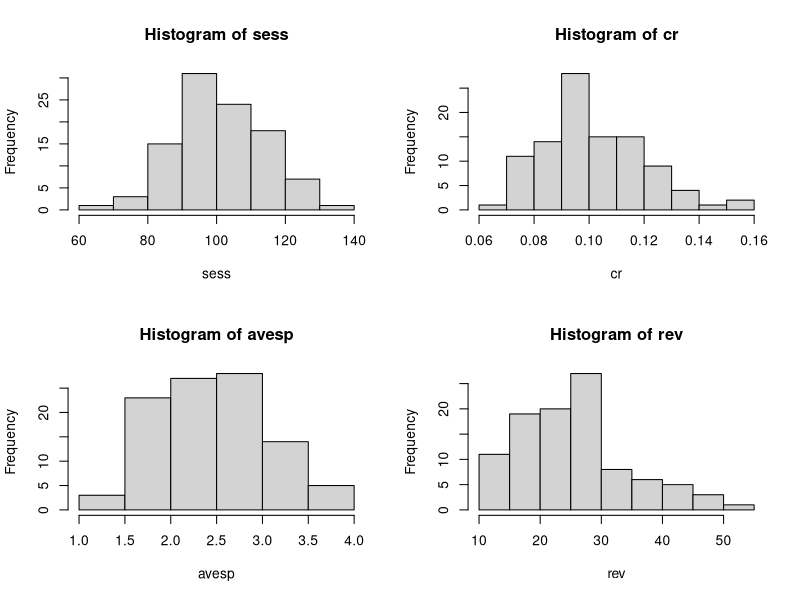
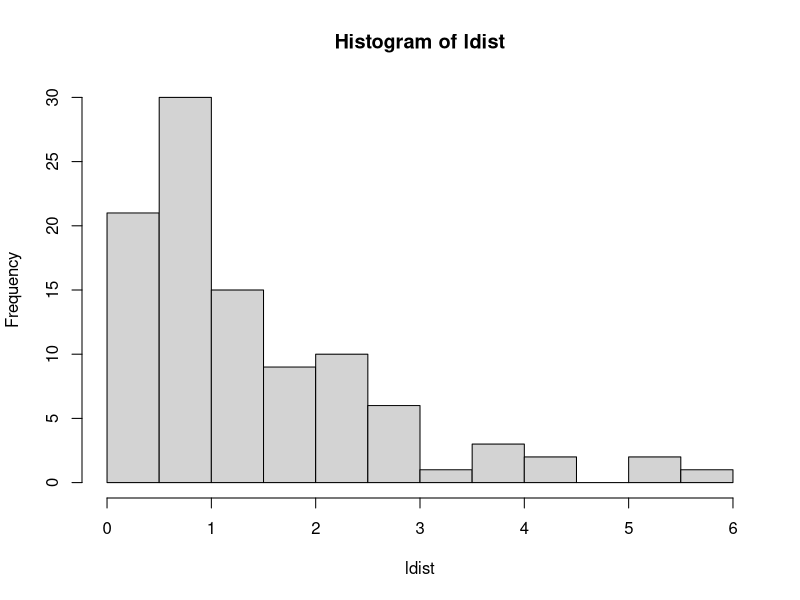
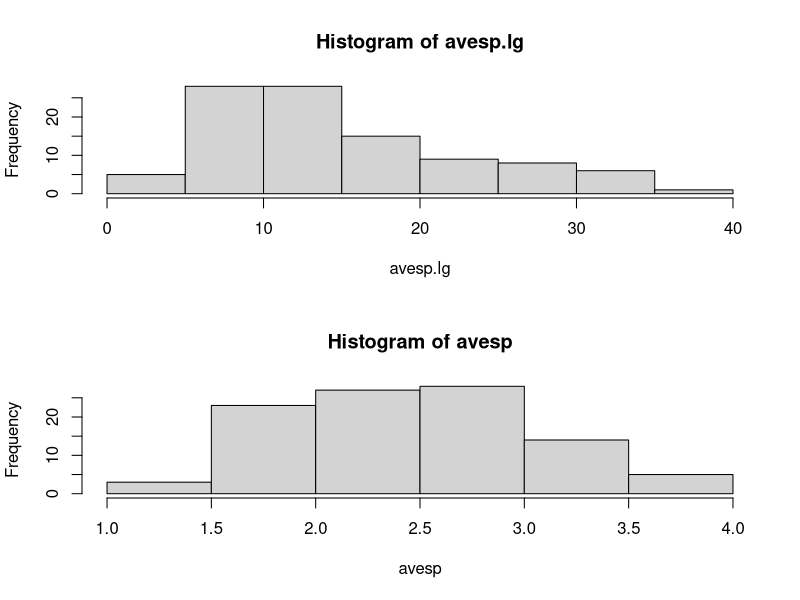
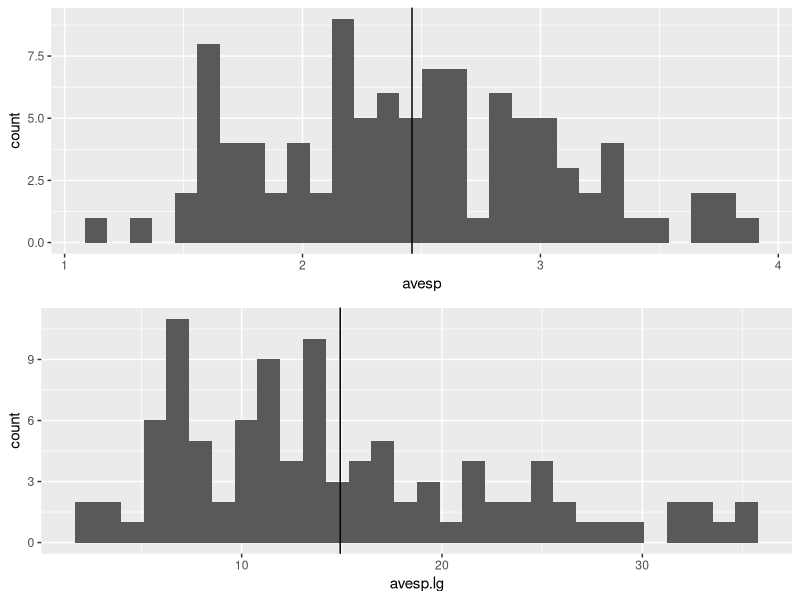
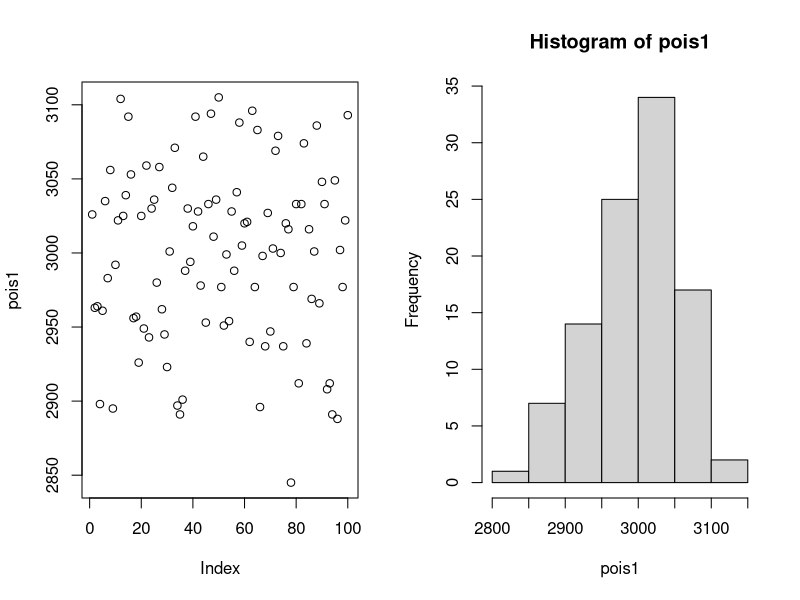

Source code (R) for these figures, in order: (Note: this script raises an error after producing the figures.)
## Monte Carlo Simulation Example

## create simulations for website conversions

## general model
## sessions x conversion rate x average spend = revenue

library(tidyverse)
library(gridExtra)

par(mfrow=c(2,2)) ## setup for rows, columns of charts

## generate sample of session data, based on normal distribution
sess <- rnorm(100, mean=100, sd=12)
sess
hist(sess)

## generate sample of conversion rate data, based on normal distribution 
cr <- rnorm(100, mean=0.1, sd=0.02)
cr
hist(cr)
## generate sample of ave. spend data, based on normal distribution
avesp <- rnorm(100, mean=2.50, sd=0.55)
avesp
hist(avesp)

## generate sample of rev, based on calculations from the sample data for sess, cr, avesp
## rev data has normal distribution because based on data with normal distributions
## only problem is not realistic: at least some of the data will have a skew
rev <- sess * cr * avesp
rev
hist(rev)
mean(rev)
sd(rev)

### generating skewed distribution
par(mfrow=c(1,1)) ## reset chart layout
## basic example log normal distribution
ldist <- rlnorm(100, meanlog=0, sdlog=1)
hist(ldist)

## avesp
par(mfrow=c(2,1)) ## may need to expand Plots pane
## skewed distrib for ave spend
avesp.lg <- rlnorm(100, meanlog=2.50, sdlog=0.55)
hist(avesp.lg) 
hist(avesp) ## compare to ave spend distribution from above (normal)

## same as above using ggplot2
df.avesp <- data.frame(avesp.lg=avesp.lg,
                       avesp=avesp)
p.avesp <- ggplot(df.avesp, aes(x=avesp))+geom_histogram()+
  geom_vline(xintercept = mean(avesp))
p.avesp.lg <- ggplot(df.avesp, aes(x=avesp.lg))+geom_histogram()+
  geom_vline(xintercept=mean(avesp.lg))
## use grid arrange to display charts together
grid.arrange(p.avesp, p.avesp.lg, nrow=2)

## looking at different distributions: Poisson
lam <- 3000
pois1 <- rpois(n=100, lambda = lam)
par(mfrow=c(1,2))
plot(pois1)
hist(pois1)

## can be unpredictable: not very skewed and at higher lambdas looks pretty normal

## QUESTIONS:
## 1. how to transform log dist into original units?

df.avesp <- df.avesp %>% mutate(
  avesp.trans = e^avesp.lg
)